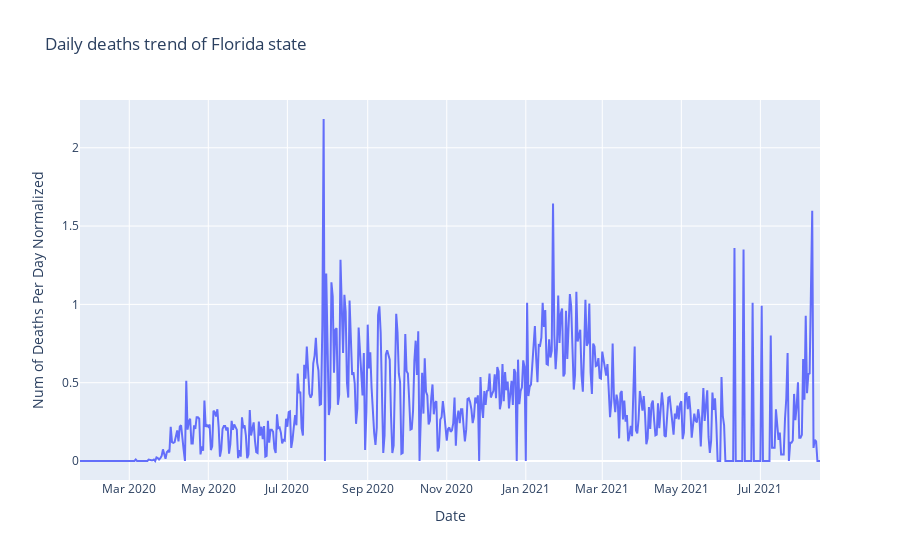

Here is the notebook cell this chart was saved with:
### Code cell
fig4_fl = px.line(FL_state_date, x="Date", y='Num of Deaths Per Day Normalized',title='Daily deaths trend of Florida state')
#fig4_fl.show()
fig4_fl.write_image("C:/Users/Vidya/Desktop/Data_Science_project/Fall-21_COVID-Team_5/Images/Saved Pictures/fig4_fl.png")
img_bytes = fig4_fl.to_image(format="png")
Image(img_bytes)

### Figure 1 — Plotly figure (JSON) as saved in the notebook; plotly's stock layout.template omitted (floating-point values rounded to 4 significant figures; data arrays with more than 128 entries replaced by an {"elided": "..."} marker saying what was removed)
{"data": [{"hovertemplate": "Date=%{x}<br>Num of Deaths Per Day Normalized=%{y}<extra></extra>", "legendgroup": "", "line": {"color": "#636efa", "dash": "solid"}, "marker": {"symbol": "circle"}, "mode": "lines", "name": "", "orientation": "v", "showlegend": false, "type": "scatter", "x": {"elided": "572 str values"}, "xaxis": "x", "y": {"elided": "572 float values"}, "yaxis": "y"}], "layout": {"legend": {"tracegroupgap": 0}, "title": {"text": "Daily deaths trend of Florida state"}, "xaxis": {"anchor": "y", "domain": [0, 1], "title": {"text": "Date"}}, "yaxis": {"anchor": "x", "domain": [0, 1], "title": {"text": "Num of Deaths Per Day Normalized"}}}}
